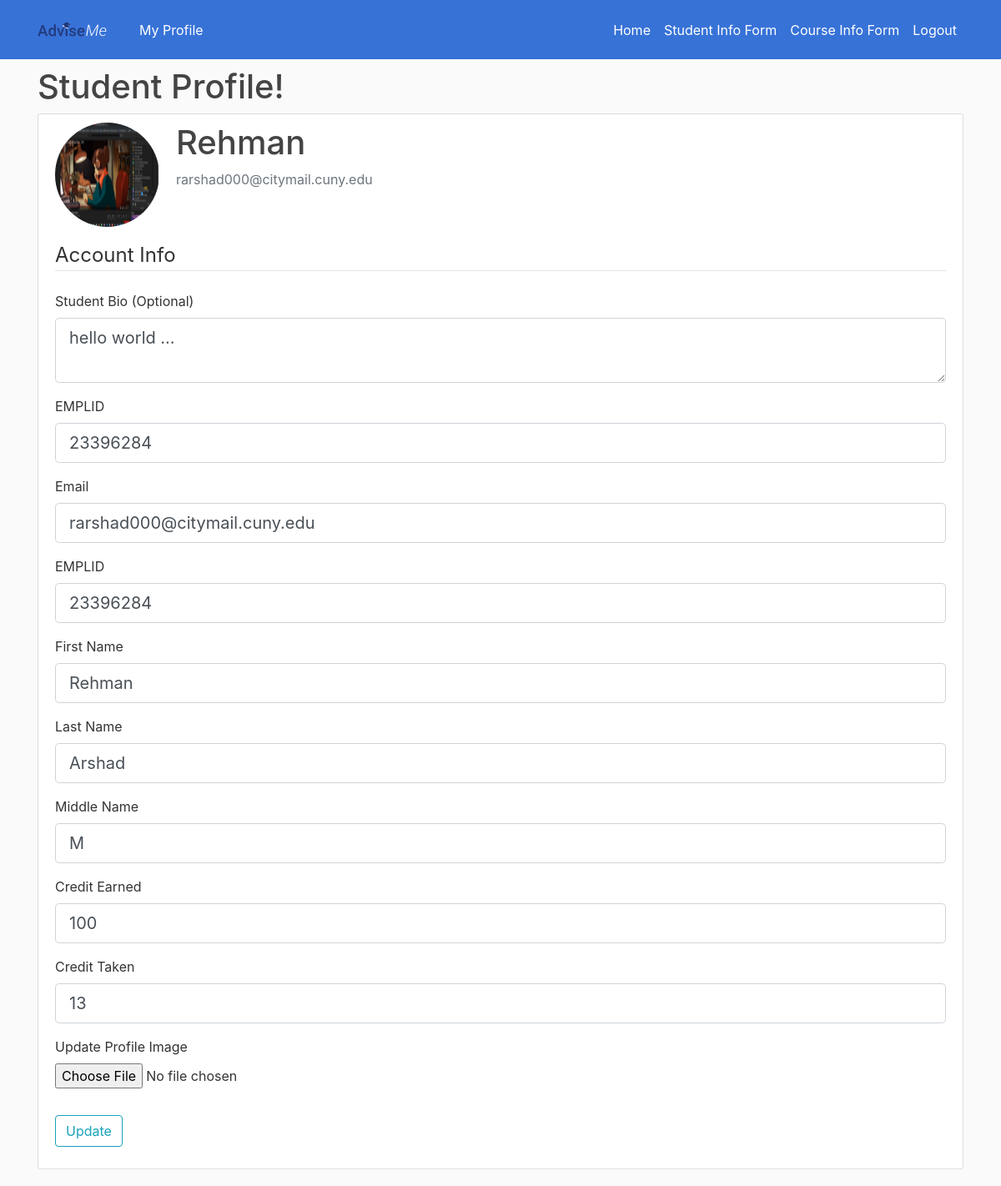
The app's page /student/edit (signed in) with its own data.
### adviseme/models.py (models this page shows, shortened)
class Student(db.Model):
    EMPLID =db.Column(db.Integer, unique=True, nullable=False, primary_key=True)
    firstname = db.Column(db.String(30), nullable=False)
    lastname = db.Column(db.String(30), nullable=False)
    middlename = db.Column(db.String(30), nullable=True)
    credit_earned=db.Column(db.Integer, unique=False, nullable=False, default=0)
    credit_taken=db.Column(db.Integer, unique=False, nullable=False, default=0)
    graduating = db.Column(db.Boolean, nullable=False, default=False)
    Notes = db.relationship('Notes', backref='Owner', lazy=True)
    user = db.relationship('User', backref='studentOwner', lazy=True)
    enrollement = db.relationship('Course', secondary=enrollements, backref='enrollee', lazy='dynamic')

class User(db.Model, UserMixin):
    id = db.Column(db.Integer, primary_key=True)
    email = db.Column(db.String(120), unique=True, nullable=False)
    password = db.Column(db.String(60), nullable=False)
    profile_image = db.Column(db.String(20), nullable=False, default='default.jpg')
    bio = db.Column(db.String(350), nullable=True)
    role = db.Column(db.String(30), nullable=False)
    EMPLID = db.Column(db.Integer, db.ForeignKey('student.EMPLID'),db.ForeignKey('faculty.EMPLID'))
    associated = db.relationship('Course', secondary=enrollements, backref='UserEnrolled', lazy='dynamic')

### adviseme/routes.py (the view)
@app.route('/student/edit', methods=['GET', 'POST'])
@login_required
def student():
    form = UpdateStudentAccountForm()
    EMPLID=current_user.EMPLID
    student = Student.query.filter_by(EMPLID=EMPLID).first()
    if form.validate_on_submit():
        if form.picture.data:                                   # If there exists valid form picture data (i.e .png, .jpg file)
            picture_file = save_picture(form.picture.data)      # Save the image!
            current_user.profile_image = picture_file           # Update the current user profile photo in the database!
        current_user.EMPLID=form.EMPLID.data
        current_user.bio=form.bio.data
        current_user.email = form.email.data
        student.firstname = form.firstname.data
        student.lastname = form.lastname.data
        student.middlename = form.middlename.data
        student.credit_earned = form.credit_earned.data
        student.credit_taken = form.credit_taken.data
        db.session.commit()                                     # commit changes to the database!
        flash('Your account info has been updated successfully!', 'success')
        return redirect(url_for('student'))
    elif request.method == 'GET':
        form.EMPLID.data = current_user.EMPLID
        form.email.data = current_user.email
        form.bio.data = current_user.bio
        form.firstname.data = student.firstname
        form.lastname.data = student.lastname
        form.middlename.data = student.middlename
        form.credit_earned.data = student.credit_earned
        form.credit_taken.data = student.credit_taken
    profile_image = url_for('static', filename='Profile_Pics/'+ current_user.profile_image)
    return render_template("student.html", title="Student Profile", profile_image=profile_image, form=form)

### adviseme/forms.py (shortened to what this page needs)
class UpdateStudentAccountForm(FlaskForm):
    EMPLID =IntegerField('EMPLID', validators=[DataRequired()])
    email = StringField('Email', validators=[DataRequired(), Email()])
    firstname = StringField('First Name', validators=[DataRequired()])
    lastname = StringField('Last Name', validators=[DataRequired()])
    middlename =StringField('Middle Name', validators=[])
    credit_earned=IntegerField('Credit Earned', validators=[DataRequired()])
    credit_taken=IntegerField('Credit Taken', validators=[DataRequired()])
    picture = FileField('Update Profile Image', validators=[ FileAllowed(['jpg', 'png']) ])
    bio = TextAreaField('Student Bio (Optional)') # No validators here, since this is completely optional!
    submit = SubmitField('Update')

### adviseme/models.py (called while the page is built)
@login_manager.user_loader
def load_user(user_id):
    return User.query.get(int(user_id))

### adviseme/templates/student.html (shortened to what this page needs)
{% extends "layout.html" %}
{% block content %}
<h1>Student Profile!</h1>
<div class="content-section">
    <div class="media">
      <img class="rounded-circle account-img" src="{{ profile_image }}">
      <div class="media-body">
        <h2 class="account-heading">{{ current_user.studentOwner.firstname }}</h2>
        <p class="text-secondary">{{ current_user.email }}</p>
      </div>
    </div>
    <form method="POST" action="" enctype="multipart/form-data">
      <fieldset class="form-group">
        <legend class="border-bottom mb-4">Account Info</legend>
        <div class='form-group'>
          {{ form.bio.label(class="form-control-label") }}
          {% if form.bio.errors %}
            {{ form.bio(class="form-control form-control-lg is-invalid") }}
            <div class="invalid-feedback">
              {% for error in form.bio.errors %}
                  <span>{{ error }}</span>
              {% endfor %}
            </div>
          {% else %}
            {{ form.bio(class="form-control form-control-lg") }}
          {% endif %}
        </div>
        <div class='form-group'>
          {{ form.EMPLID.label(class="form-control-label") }}
          {% if form.EMPLID.errors %}
            {{ form.EMPLID(class="form-control form-control-lg is-invalid") }}
              <div class="invalid-feedback">
                {% for error in form.EMPLID.errors %}
                    <span>{{ error }}</span>
                {% endfor %}
              </div>
            {% else %}
              {{ form.EMPLID(class="form-control form-control-lg") }}
          {% endif %}
        </div>
        <div class='form-group'>
          {{ form.email.label(class="form-control-label") }}
          {% if form.email.errors %}
            {{ form.email(class="form-control form-control-lg is-invalid") }}
            <div class="invalid-feedback">
              {% for error in form.email.errors %}
                <span>{{ error }}</span>
              {% endfor %}
            </div>
            {% else %}
              {{ form.email(class="form-control form-control-lg") }}
          {% endif %}
        </div>
        <div class='form-group'>
          {{ form.EMPLID.label(class="form-control-label") }}
          {% if form.EMPLID.errors %}
              {{ form.EMPLID(class="form-control form-control-lg is-invalid") }}
              <div class="invalid-feedback">
                  {% for error in form.EMPLID.errors %}
                      <span>{{ error }}</span>
                  {% endfor %}
              </div>
          {% else %}
              {{ form.EMPLID(class="form-control form-control-lg") }}
          {% endif %}
      </div>
      <div class='form-group'>
          {{ form.firstname.label(class="form-control-label") }}
          {% if form.firstname.errors %}
          {{ form.firstname(class="form-control form-control-lg is-invalid") }}
          <div class="invalid-feedback">
              {% for error in form.firstname.errors %}
                  <span>{{ error }}</span>
              {% endfor %}
          </div>
          {% else %}
              {{ form.firstname(class="form-control form-control-lg") }}
          {% endif %}
      </div>
      <div class='form-group'>
          {{ form.lastname.label(class="form-control-label") }}
          {% if form.lastname.errors %}
          {{ form.lastname(class="form-control form-control-lg is-invalid") }}
          <div class="invalid-feedback">
              {% for error in form.lastname.errors %}
                  <span>{{ error }}</span>
              {% endfor %}
          </div>
          {% else %}
              {{ form.lastname(class="form-control form-control-lg") }}
          {% endif %}
      </div>
      <div class='form-group'>
          {{ form.middlename.label(class="form-control-label") }}
          {% if form.middlename.errors %}
          {{ form.middlename(class="form-control form-control-lg is-invalid") }}
          <div class="invalid-feedback">
              {% for error in form.middlename.errors %}
                  <span>{{ error }}</span>
              {% endfor %}
          </div>
          {% else %}
              {{ form.middlename(class="form-control form-control-lg") }}
          {% endif %}
      </div>
      <div class='form-group'>
          {{ form.credit_earned.label(class="form-control-label") }}
          {% if form.credit_earned.errors %}
              {{ form.credit_earned(class="form-control form-control-lg is-invalid") }}
              <div class="invalid-feedback">
                  {% for error in form.credit_earned.errors %}
                      <span>{{ error }}</span>
                  {% endfor %}
              </div>
          {% else %}
              {{ form.credit_earned(class="form-control form-control-lg") }}
          {% endif %}
      </div>
      <div class='form-group'>
          {{ form.credit_taken.label(class="form-control-label") }}
          {% if form.credit_taken.errors %}
              {{ form.credit_taken(class="form-control form-control-lg is-invalid") }}
              <div class="invalid-feedback">
                  {% for error in form.credit_taken.errors %}
                      <span>{{ error }}</span>
                  {% endfor %}
              </div>
          {% else %}
              {{ form.credit_taken(class="form-control form-control-lg") }}
          {% endif %}
      </div>
        <div class="form-group">
          {{ form.picture.label() }}
          {{ form.picture(class="form-control-file") }}
        </div>
      </fieldset>
      <div class="form-group">
          {{ form.submit(class="btn btn-outline-info") }}
      </div>
    </form>
</div>
{% endblock content %}

### adviseme/static/css/main.css (style rules this page uses)
body { background: #fafafa; color: #333333; margin-top: 5rem; }
h1, h2, h3, h4, h5, h6 { color: #444444; }
.content-section { background: #ffffff; padding: 10px 20px; border: 1px solid #dddddd; border-radius: 3px; margin-bottom: 20px; }
.account-img { height: 125px; width: 125px; margin-right: 20px; margin-bottom: 16px; }
.account-heading { font-size: 2.5rem; }

### records on screen
Student: studentOwner.firstname "Rehman", firstname "Rehman", lastname "Arshad", middlename "M", credit_earned "100", credit_taken "13"
User: email "rarshad000@citymail.cuny.edu", bio "hello world ...", EMPLID "23396284"
